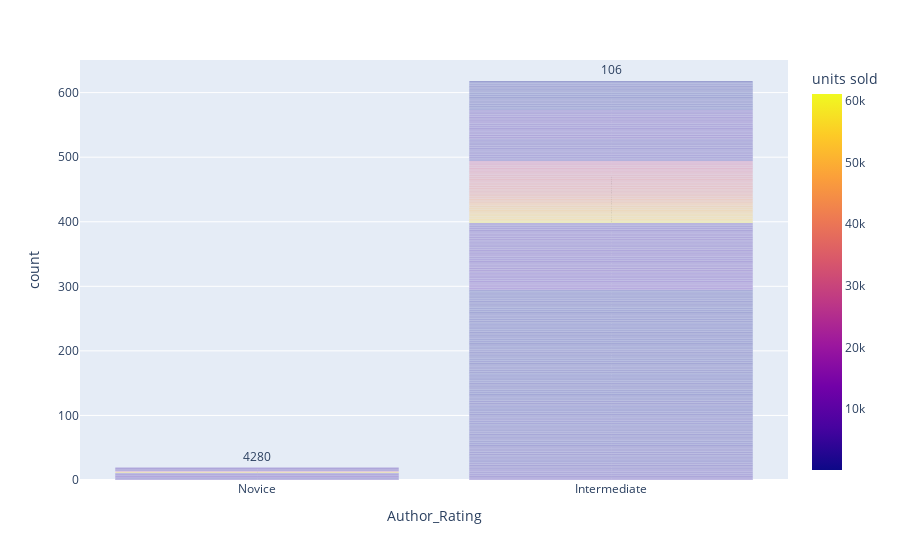

Notebook cell for this chart:
### Code cell
fildata_farme=df[(df['Author_Rating']=="Intermediate")|(df['Author_Rating']=="Novice")&(df['units sold']>=1000)]
fig=px.bar(data_frame=fildata_farme,x='Author_Rating',text='units sold',color='units sold')
fig.show()

### Figure 1 — Plotly figure (JSON) as saved in the notebook; plotly's stock layout.template omitted (floating-point values rounded to 4 significant figures; data arrays with more than 128 entries replaced by an {"elided": "..."} marker saying what was removed)
{"data": [{"hovertemplate": "Author_Rating=%{x}<br>count=%{y}<br>units sold=%{marker.color}<extra></extra>", "legendgroup": "", "marker": {"color": {"elided": "637 int values"}, "coloraxis": "coloraxis", "pattern": {"shape": ""}}, "name": "", "orientation": "v", "showlegend": false, "text": {"elided": "637 float values"}, "textposition": "auto", "type": "bar", "x": {"elided": "637 str values"}, "xaxis": "x", "y": {"elided": "637 int values"}, "yaxis": "y"}], "layout": {"barmode": "relative", "coloraxis": {"colorbar": {"title": {"text": "units sold"}}, "colorscale": [[0, "#0d0887"], [0.1111, "#46039f"], [0.2222, "#7201a8"], [0.3333, "#9c179e"], [0.4444, "#bd3786"], [0.5556, "#d8576b"], [0.6667, "#ed7953"], [0.7778, "#fb9f3a"], [0.8889, "#fdca26"], [1, "#f0f921"]]}, "legend": {"tracegroupgap": 0}, "margin": {"t": 60}, "xaxis": {"anchor": "y", "domain": [0, 1], "title": {"text": "Author_Rating"}}, "yaxis": {"anchor": "x", "domain": [0, 1], "title": {"text": "count"}}}}
